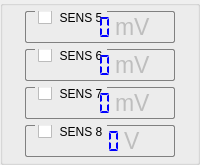
         <widget class="QGroupBox" name="groupBox_7">
          <property name="minimumSize">
           <size>
            <width>200</width>
            <height>0</height>
           </size>
          </property>
          <property name="maximumSize">
           <size>
            <width>200</width>
            <height>300</height>
           </size>
          </property>
          <property name="title">
           <string/>
          </property>
          <layout class="QGridLayout" name="gridLayout_5">
           <property name="leftMargin">
            <number>15</number>
           </property>
           <property name="topMargin">
            <number>5</number>
           </property>
           <property name="rightMargin">
            <number>15</number>
           </property>
           <property name="bottomMargin">
            <number>5</number>
           </property>
           <item row="0" column="0">
            <widget class="QGroupBox" name="groupBox_19">
             <property name="maximumSize">
              <size>
               <width>150</width>
               <height>50</height>
              </size>
             </property>
             <property name="styleSheet">
              <string notr="true">

QGroupBox {
    border: 1px solid gray;
    border-radius: 2px;
    margin-top: 0.5em;
	background-color : ; 
}

QGroupBox::title {
    subcontrol-origin: margin;
    left: 10px;
    padding: 0 3px 0 3px;
}

</string>
             </property>
             <property name="title">
              <string>SENS 5</string>
             </property>
             <property name="checkable">
              <bool>true</bool>
             </property>
             <property name="checked">
              <bool>false</bool>
             </property>
             <layout class="QHBoxLayout" name="horizontalLayout_6">
              <property name="spacing">
               <number>2</number>
              </property>
              <property name="leftMargin">
               <number>2</number>
              </property>
              <property name="topMargin">
               <number>2</number>
              </property>
              <property name="rightMargin">
               <number>2</number>
              </property>
              <property name="bottomMargin">
               <number>2</number>
              </property>
              <item>
               <layout class="QHBoxLayout" name="horizontalLayout_29">
                <item>
                 <spacer name="horizontalSpacer_11">
                  <property name="orientation">
                   <enum>Qt::Horizontal</enum>
                  </property>
                  <property name="sizeType">
                   <enum>QSizePolicy::Expanding</enum>
                  </property>
                  <property name="sizeHint" stdset="0">
                   <size>
                    <width>40</width>
                    <height>20</height>
                   </size>
                  </property>
                 </spacer>
                </item>
                <item>
                 <widget class="QLCDNumber" name="lcdNumber_voltage1">
                  <property name="maximumSize">
                   <size>
                    <width>200</width>
                    <height>60</height>
                   </size>
                  </property>
                  <property name="styleSheet">
                   <string notr="true">QLCDNumber{color:blue;}</string>
                  </property>
                  <property name="frameShape">
                   <enum>QFrame::NoFrame</enum>
                  </property>
                  <property name="smallDecimalPoint">
                   <bool>false</bool>
                  </property>
                  <property name="segmentStyle">
                   <enum>QLCDNumber::Flat</enum>
                  </property>
                  <property name="value" stdset="0">
                   <double>0.000000000000000</double>
                  </property>
                  <property name="intValue" stdset="0">
                   <number>0</number>
                  </property>
                 </widget>
                </item>
                <item>
                 <widget class="QLabel" name="label_v1">
                  <property name="maximumSize">
                   <size>
                    <width>200</width>
                    <height>16777215</height>
                   </size>
                  </property>
                  <property name="font">
                   <font>
                    <pointsize>17</pointsize>
                   </font>
                  </property>
                  <property name="text">
                   <string>mV</string>
                  </property>
                 </widget>
                </item>
                <item>
                 <spacer name="horizontalSpacer_25">
                  <property name="orientation">
                   <enum>Qt::Horizontal</enum>
                  </property>
                  <property name="sizeType">
                   <enum>QSizePolicy::Expanding</enum>
                  </property>
                  <property name="sizeHint" stdset="0">
                   <size>
                    <width>40</width>
                    <height>20</height>
                   </size>
                  </property>
                 </spacer>
                </item>
               </layout>
              </item>
             </layout>
            </widget>
           </item>
           <item row="1" column="0">
            <widget class="QGroupBox" name="groupBox_20">
             <property name="maximumSize">
              <size>
               <width>150</width>
               <height>50</height>
              </size>
             </property>
             <property name="styleSheet">
              <string notr="true">

QGroupBox {
    border: 1px solid gray;
    border-radius: 2px;
    margin-top: 0.5em;
	background-color : ; 
}

QGroupBox::title {
    subcontrol-origin: margin;
    left: 10px;
    padding: 0 3px 0 3px;
}

</string>
             </property>
             <property name="title">
              <string>SENS 6</string>
             </property>
             <property name="checkable">
              <bool>true</bool>
             </property>
             <property name="checked">
              <bool>false</bool>
             </property>
             <layout class="QVBoxLayout" name="verticalLayout_15">
              <property name="spacing">
               <number>2</number>
              </property>
              <property name="leftMargin">
               <number>2</number>
              </property>
              <property name="topMargin">
               <number>2</number>
              </property>
              <property name="rightMargin">
               <number>2</number>
              </property>
              <property name="bottomMargin">
               <number>2</number>
              </property>
              <item>
               <layout class="QHBoxLayout" name="horizontalLayout_30">
                <item>
                 <spacer name="horizontalSpacer_12">
                  <property name="orientation">
                   <enum>Qt::Horizontal</enum>
                  </property>
                  <property name="sizeType">
                   <enum>QSizePolicy::Expanding</enum>
                  </property>
                  <property name="sizeHint" stdset="0">
                   <size>
                    <width>40</width>
                    <height>20</height>
                   </size>
                  </property>
                 </spacer>
                </item>
                <item>
                 <widget class="QLCDNumber" name="lcdNumber_voltage2">
                  <property name="maximumSize">
                   <size>
                    <width>200</width>
                    <height>60</height>
                   </size>
                  </property>
                  <property name="styleSheet">
                   <string notr="true">QLCDNumber{color:blue;}</string>
                  </property>
                  <property name="frameShape">
                   <enum>QFrame::NoFrame</enum>
                  </property>
                  <property name="smallDecimalPoint">
                   <bool>false</bool>
                  </property>
                  <property name="segmentStyle">
                   <enum>QLCDNumber::Flat</enum>
                  </property>
                  <property name="value" stdset="0">
                   <double>0.000000000000000</double>
                  </property>
                 </widget>
                </item>
                <item>
                 <widget class="QLabel" name="label_v2">
                  <property name="maximumSize">
                   <size>
                    <width>200</width>
                    <height>16777215</height>
                   </size>
                  </property>
                  <property name="font">
                   <font>
                    <pointsize>17</pointsize>
                   </font>
                  </property>
                  <property name="text">
                   <string>mV</string>
                  </property>
                 </widget>
                </item>
                <item>
                 <spacer name="horizontalSpacer_26">
                  <property name="orientation">
                   <enum>Qt::Horizontal</enum>
                  </property>
                  <property name="sizeType">
                   <enum>QSizePolicy::Expanding</enum>
                  </property>
                  <property name="sizeHint" stdset="0">
                   <size>
                    <width>40</width>
                    <height>20</height>
                   </size>
                  </property>
                 </spacer>
                </item>
               </layout>
              </item>
             </layout>
            </widget>
           </item>
           <item row="2" column="0">
            <widget class="QGroupBox" name="groupBox_21">
             <property name="maximumSize">
              <size>
               <width>150</width>
               <height>50</height>
              </size>
             </property>
             <property name="styleSheet">
              <string notr="true">

QGroupBox {
    border: 1px solid gray;
    border-radius: 2px;
    margin-top: 0.5em;
	background-color : ; 
}

QGroupBox::title {
    subcontrol-origin: margin;
    left: 10px;
    padding: 0 3px 0 3px;
}

</string>
             </property>
             <property name="title">
              <string>SENS 7</string>
             </property>
             <property name="checkable">
              <bool>true</bool>
             </property>
             <property name="checked">
              <bool>false</bool>
             </property>
             <layout class="QVBoxLayout" name="verticalLayout_16">
              <property name="spacing">
               <number>2</number>
              </property>
              <property name="leftMargin">
               <number>2</number>
              </property>
              <property name="topMargin">
               <number>2</number>
              </property>
              <property name="rightMargin">
               <number>2</number>
              </property>
              <property name="bottomMargin">
               <number>2</number>
              </property>
              <item>
               <layout class="QHBoxLayout" name="horizontalLayout_31">
                <item>
                 <spacer name="horizontalSpacer_27">
                  <property name="orientation">
                   <enum>Qt::Horizontal</enum>
                  </property>
                  <property name="sizeType">
                   <enum>QSizePolicy::Expanding</enum>
                  </property>
                  <property name="sizeHint" stdset="0">
                   <size>
                    <width>40</width>
                    <height>20</height>
                   </size>
                  </property>
                 </spacer>
                </item>
                <item>
                 <widget class="QLCDNumber" name="lcdNumber_voltage3">
                  <property name="maximumSize">
                   <size>
                    <width>120</width>
                    <height>60</height>
                   </size>
                  </property>
                  <property name="layoutDirection">
                   <enum>Qt::RightToLeft</enum>
                  </property>
                  <property name="styleSheet">
                   <string notr="true">QLCDNumber{color:blue;}</string>
                  </property>
                  <property name="frameShape">
                   <enum>QFrame::NoFrame</enum>
                  </property>
                  <property name="smallDecimalPoint">
                   <bool>false</bool>
                  </property>
                  <property name="segmentStyle">
                   <enum>QLCDNumber::Flat</enum>
                  </property>
                  <property name="value" stdset="0">
                   <double>0.000000000000000</double>
                  </property>
                 </widget>
                </item>
                <item>
                 <widget class="QLabel" name="label_v3">
                  <property name="maximumSize">
                   <size>
                    <width>200</width>
                    <height>16777215</height>
                   </size>
                  </property>
                  <property name="font">
                   <font>
                    <pointsize>17</pointsize>
                   </font>
                  </property>
                  <property name="text">
                   <string>mV</string>
                  </property>
                 </widget>
                </item>
                <item>
                 <spacer name="horizontalSpacer_28">
                  <property name="orientation">
                   <enum>Qt::Horizontal</enum>
                  </property>
                  <property name="sizeType">
                   <enum>QSizePolicy::Expanding</enum>
                  </property>
                  <property name="sizeHint" stdset="0">
                   <size>
                    <width>40</width>
                    <height>20</height>
                   </size>
                  </property>
                 </spacer>
                </item>
               </layout>
              </item>
             </layout>
            </widget>
           </item>
           <item row="3" column="0">
            <widget class="QGroupBox" name="groupBox_22">
             <property name="maximumSize">
              <size>
               <width>150</width>
               <height>50</height>
              </size>
             </property>
             <property name="styleSheet">
              <string notr="true">

QGroupBox {
    border: 1px solid gray;
    border-radius: 2px;
    margin-top: 0.5em;
	background-color : ; 
}

QGroupBox::title {
    subcontrol-origin: margin;
    left: 10px;
    padding: 0 3px 0 3px;
}

</string>
             </property>
             <property name="title">
              <string>SENS 8</string>
             </property>
             <property name="checkable">
              <bool>true</bool>
             </property>
             <property name="checked">
              <bool>false</bool>
             </property>
             <layout class="QVBoxLayout" name="verticalLayout_17">
              <property name="spacing">
               <number>2</number>
              </property>
              <property name="leftMargin">
               <number>2</number>
              </property>
              <property name="topMargin">
               <number>2</number>
              </property>
              <property name="rightMargin">
               <number>2</number>
              </property>
              <property name="bottomMargin">
               <number>2</number>
              </property>
              <item>
               <layout class="QHBoxLayout" name="horizontalLayout_32">
                <item>
                 <spacer name="horizontalSpacer_29">
                  <property name="orientation">
                   <enum>Qt::Horizontal</enum>
                  </property>
                  <property name="sizeType">
                   <enum>QSizePolicy::Expanding</enum>
                  </property>
                  <property name="sizeHint" stdset="0">
                   <size>
                    <width>40</width>
                    <height>20</height>
                   </size>
                  </property>
                 </spacer>
                </item>
                <item>
                 <widget class="QLCDNumber" name="lcdNumber_voltage4">
                  <property name="maximumSize">
                   <size>
                    <width>80</width>
                    <height>60</height>
                   </size>
                  </property>
                  <property name="styleSheet">
                   <string notr="true">QLCDNumber{color:blue;}</string>
                  </property>
                  <property name="frameShape">
                   <enum>QFrame::NoFrame</enum>
                  </property>
                  <property name="smallDecimalPoint">
                   <bool>false</bool>
                  </property>
                  <property name="segmentStyle">
                   <enum>QLCDNumber::Flat</enum>
                  </property>
                  <property name="value" stdset="0">
                   <double>0.000000000000000</double>
                  </property>
                 </widget>
                </item>
                <item>
                 <widget class="QLabel" name="label_v4">
                  <property name="maximumSize">
                   <size>
                    <width>200</width>
                    <height>16777215</height>
                   </size>
                  </property>
                  <property name="font">
                   <font>
                    <pointsize>17</pointsize>
                   </font>
                  </property>
                  <property name="text">
                   <string>V</string>
                  </property>
                 </widget>
                </item>
                <item>
                 <spacer name="horizontalSpacer_30">
                  <property name="orientation">
                   <enum>Qt::Horizontal</enum>
                  </property>
                  <property name="sizeType">
                   <enum>QSizePolicy::Expanding</enum>
                  </property>
                  <property name="sizeHint" stdset="0">
                   <size>
                    <width>40</width>
                    <height>20</height>
                   </size>
                  </property>
                 </spacer>
                </item>
               </layout>
              </item>
             </layout>
            </widget>
           </item>
          </layout>
         </widget>
